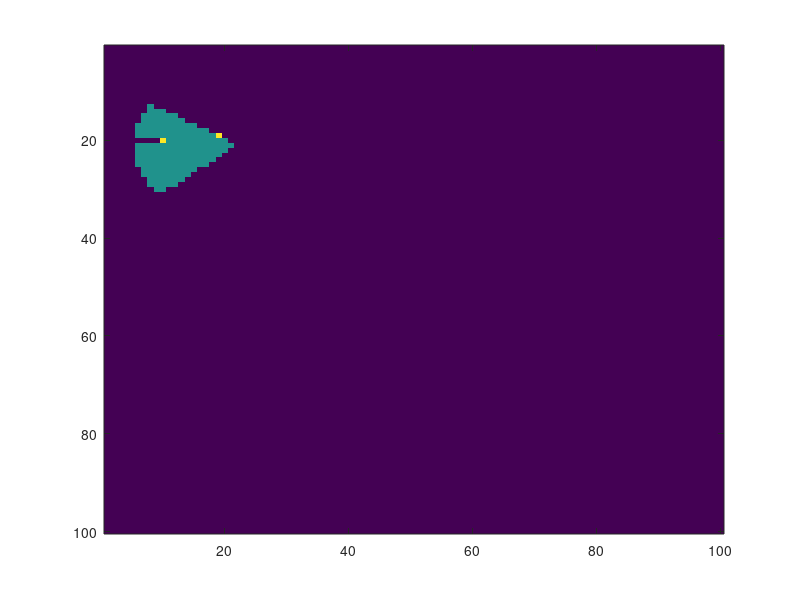

Write MATLAB code to recreate this figure. (Note: this script raises an error after producing the figure.)
% Takes the generated observaation map and plots it to be checked
close all

data = csvread('Test.txt');
image(data,'CDataMapping','scaled')


data = csvread('TestCol.txt');
sum(data > 0,'all')
figure
image(data,'CDataMapping','scaled')

data = csvread('TestUpdate.txt');
figure
image(data,'CDataMapping','scaled')
